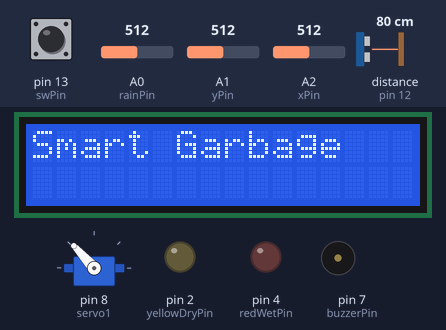
The sketch below on a simulated Arduino Uno, built with avr-gcc and run on an emulated ATmega328P. On the bench: servo, 16×2 character LCD, output pins drawn as LEDs (lit = HIGH), buzzer (waves = sounding, pin HIGH). Wiring (inferred from the names in the program): ultrasonic range finder: trigger pin 11; echo pin 12. The inputs (shaded band) are chosen by the test bench; at power-on: distance to the obstacle (sensor on pin 12) 80 cm, pin 13 (swPin) HIGH, A2 (xPin) = 512, A1 (yPin) = 512, A0 (rainPin) = 512. The echo pulse lasts 58.3 µs per cm; pins used as bus, display or sensor lines are not drawn; what the sketch prints to the serial monitor is not drawn.

Above: at 1.2 s.
1.3 s: distance to the obstacle (sensor on pin 12) set to 23 cm
4.0 s: distance to the obstacle (sensor on pin 12) set to 18 cm
At 5.2 s:
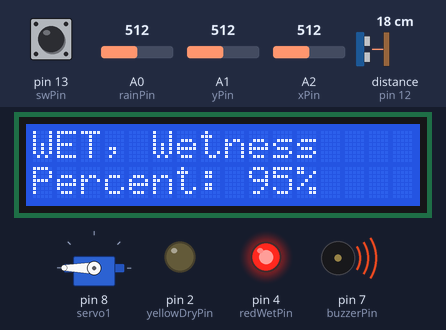
At 5.7 s:
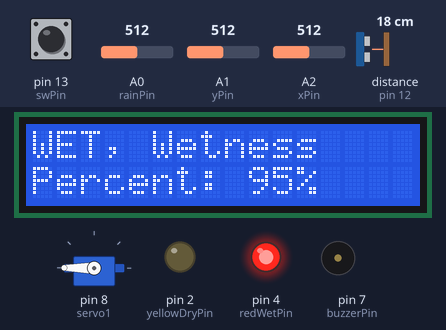
8.1 s: pin 13 (swPin) pulled LOW for 1 s
At 9.6 s:
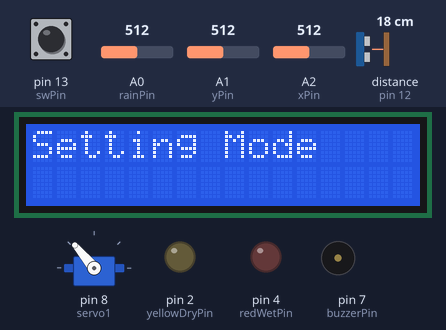
At 11.9 s:
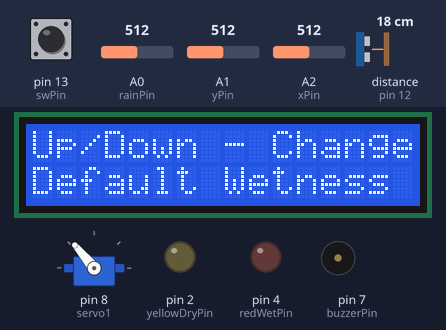
13.2 s: A2 (xPin) set to 883
17.1 s: A2 (xPin) set to 917
18.7 s: A1 (yPin) set to 208
22.8 s: A1 (yPin) set to 187
Timing chart, 0 to 25.3 s (numbered marks = the images above; inputs shaded):
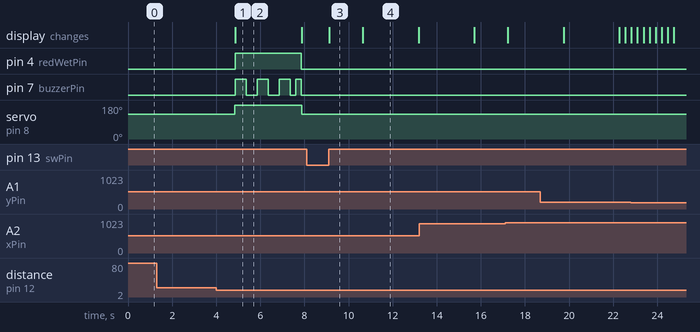

The sketch:

IoT_Project.ino
```cpp
#include <Servo.h>
#include <LiquidCrystal_I2C.h>

Servo servo1;

LiquidCrystal_I2C lcd(0x27, 16, 2);

// --- Ultrasonic Sensor Pins (For detecting garbage) ---
const int trigPin = 11;
const int echoPin = 12;
const int buzzerPin = 7;
const int yellowDryPin = 2;
const int redWetPin = 4;
long duration;
int distance = 0;

// --- Rain Sensor Pin (For detecting wetness) ---
// Connect the ANALOG (A0, A1, etc.) pin from your sensor module
const int rainPin = A0;
int rainValue = 0;      // Stores the raw analog reading (0-1023)
int wetnessPercent = 0; // Stores the calculated percentage (0-100%)
int defaultWetnessPercnetage = 1;
int defaultDistanceCM = 20;

const int swPin = 13;  // Digital pin for the switch
const int xPin = A2;  // Analog pin for X-axis
const int yPin = A1;  // Analog pin for Y-axis

// --- !!! IMPORTANT CALIBRATION REQUIRED !!! ---
// You MUST change these values by testing your new rain sensor!
// Follow the instructions in the guide to find these numbers.
//
// 1. Run this code, open the Serial Monitor (9600 baud).
// 2. See the "Raw Rain Value" when the sensor is COMPLETELY DRY.
//    That is your 'RAIN_SENSOR_DRY_VAL'. (Probably 900-1023).
// 3. Put a few drops of water on the sensor. See the value drop.
//    The lowest value you see is your 'RAIN_SENSOR_WET_VAL'. (Probably 200-500).

const int RAIN_SENSOR_DRY_VAL = 1023; // EXAMPLE VALUE. Change this!
const int RAIN_SENSOR_WET_VAL = 485; // EXAMPLE VALUE. Change this!


// --- Logic & Servo Settings ---
// If the calculated "wetness" is above this percentage,
// it will be sorted as WET waste.
const int WET_WASTE_THRESHOLD_PERCENT = 1;

// The distance (in cm) that triggers the sensor.
// If garbage is closer than this, the sorter activates.


void setup() {
  Serial.begin(9600);
  pinMode(trigPin, OUTPUT);
  pinMode(echoPin, INPUT);

  pinMode(buzzerPin, OUTPUT);

  pinMode(yellowDryPin, OUTPUT);
  pinMode(redWetPin, OUTPUT);

  pinMode(swPin, INPUT_PULLUP);

  servo1.attach(8);
  servo1.write(132); // Start the servo in the neutral (90-degree) position
  Serial.println("Smart Garbage Sorter (Rain Sensor Mod)");
  Serial.println("---");
  Serial.println("Waiting for garbage...");

  lcd.init();
  // Turn on the backlight
  lcd.backlight();
  // Set the cursor to the first column (0) and first row (0)
  lcd.setCursor(0, 0);
  // Print "Hello, World!" on the first line
  lcd.print("Smart Garbage");
}

void loop() {
  // --- 1. CHECK FOR GARBAGE (Ultrasonic Sensor) ---

  // Clear the distance from the last loop
  distance = 0;


  int xValue = analogRead(xPin);
  int yValue = analogRead(yPin);
  int swValue = digitalRead(swPin);


// 1. Check if the button is pressed to ENTER settings
if (swValue == 0) {
  delay(50); // Simple debounce

  // 2. Wait for the user to RELEASE the button
  //    This prevents you from immediately exiting the menu.
  while (digitalRead(swPin) == 0) {
    // Do nothing, just wait for release
    delay(10);
  }

  // 3. Use a 'do-while' loop. This always runs at least ONCE.
  do {
    // --- This is your settings menu code ---
    lcd.clear();
    lcd.print("Setting Mode");
    delay(1500);

    lcd.clear();
    lcd.print("Up/Down - Change");
    lcd.setCursor(0, 1);
    lcd.print("Default Wetness");
    delay(2500);
    yValue = analogRead(yPin); // Read value *before* the loop
    while (yValue > 900 || yValue < 200) {
      if (yValue > 900) { // User wants to decrease (Right)
        if (defaultWetnessPercnetage > 0) { // Only allow decreasing if it's ABOVE 10
          defaultWetnessPercnetage--;
        }
      } else if (yValue < 200) { // User wants to increase (Left)
        if (defaultWetnessPercnetage < 100) { // Only allow increasing if it's BELOW 40
          defaultWetnessPercnetage++;
        }
      }
      lcd.clear();
      lcd.print("Default Wetness");
      lcd.setCursor(0, 1);
      lcd.print("Percent: ");
      lcd.print(defaultWetnessPercnetage);
      lcd.print("%");
      delay(250); // Shortened delay for better response

      yValue = analogRead(yPin); // *** CRITICAL: Read value *inside* loop to exit
    }

    lcd.clear();
    lcd.print("R/L - Change");
    lcd.setCursor(0, 1);
    lcd.print("Default Distance");
    delay(2500);
    xValue = analogRead(xPin); // Read value *before* the loop
    while (xValue > 900 || xValue < 200) {
      if (xValue > 900) { // User wants to decrease (Right)
        if (defaultDistanceCM > 10) { // Only allow decreasing if it's ABOVE 10
          defaultDistanceCM--;
        }
      } else if (xValue < 200) { // User wants to increase (Left)
        if (defaultDistanceCM < 40) { // Only allow increasing if it's BELOW 40
          defaultDistanceCM++;
        }
      }
      lcd.clear();
      lcd.print("Default Distance:");
      lcd.setCursor(0, 1);
      lcd.print(defaultDistanceCM);
      lcd.print("CM");
      delay(250); // Shortened delay

      xValue = analogRead(xPin); // *** CRITICAL: Read value *inside* loop to exit
    }

    // 4. Read the switch value again to check if we should EXIT
    swValue = digitalRead(swPin);

  } while (swValue == 1); // 5. Loop *while* the button is NOT pressed (still 1)

  // 6. Wait for the user to release the exit press
  while (digitalRead(swPin) == 0) {
    // Do nothing, just wait for release
    delay(10);
  }

} // End of the main 'if (swValue == 0)' block


  // Take 2 readings and average them to reduce errors
  for (int i = 0; i < 2; i++) {
    // Trigger the ultrasonic ping
    digitalWrite(trigPin, LOW);
    delayMicroseconds(3);
    digitalWrite(trigPin, HIGH);
    delayMicroseconds(3);
    digitalWrite(trigPin, LOW);

    // Read the echo
    duration = pulseIn(echoPin, HIGH);

    // Calculate distance and add it to the total
    // (This is an accumulating average)
    distance = distance + (duration * 0.034 / 2);
    delay(1);
  }
  distance = distance / 2; // Final average distance

  // --- 2. If garbage is detected, CHECK FOR WETNESS (Rain Sensor) ---
  if (distance < defaultDistanceCM && distance > defaultWetnessPercnetage) {
    Serial.print("Object detected at: ");
    Serial.print(distance);
    Serial.println(" cm. Checking wetness...");
    delay(500); // Pause for 1 second to let the object settle

    // Clear the wetness value from the last loop
    wetnessPercent = 0;

    // Take 3 readings and average them
    for (int i = 0; i < 3; i++) {
      rainValue = analogRead(rainPin);
      rainValue = constrain(rainValue, RAIN_SENSOR_WET_VAL, RAIN_SENSOR_DRY_VAL);
      wetnessPercent = (map(rainValue, RAIN_SENSOR_WET_VAL, RAIN_SENSOR_DRY_VAL, 100, 0))+wetnessPercent;
      delay(50);
    }
    wetnessPercent = wetnessPercent / 3; // Final average percentage

    Serial.print("  ==> Wetness Percent: ");
    Serial.print(wetnessPercent);
    Serial.println("%");


    // --- 4. DECIDE and MOVE SERVO ---
    if (wetnessPercent > WET_WASTE_THRESHOLD_PERCENT) {
      Serial.println("  ==> RESULT: WET Waste");
      servo1.write(200); // Move to WET position
      lcd.clear();
      lcd.print("WET, Wetness");
      lcd.setCursor(0, 1);
      lcd.print("Percent: ");
      lcd.print(wetnessPercent);
      lcd.print("%");
      digitalWrite(redWetPin, HIGH);
      digitalWrite(buzzerPin, HIGH);
      delay(500); // Hold for 3 seconds
      digitalWrite(buzzerPin, LOW);
      delay(500); // Hold for 3 seconds
      digitalWrite(buzzerPin, HIGH);
      delay(500); // Hold for 3 seconds
      digitalWrite(buzzerPin, LOW);
      delay(500);
      digitalWrite(buzzerPin, HIGH);
      delay(500); // Hold for 3 seconds
      digitalWrite(buzzerPin, LOW);
      delay(250); // Hold for 3 seconds
      digitalWrite(buzzerPin, HIGH);
      delay(250); // Hold for 3 seconds
      digitalWrite(buzzerPin, LOW);
      digitalWrite(redWetPin, LOW);
    } else {
      Serial.println("  ==> RESULT: Dry Waste");
      servo1.write(70); // Move to DRY position
      lcd.clear();
      lcd.print("DRY, Wetness");
      lcd.setCursor(0, 1);
      lcd.print("Percent: ");
      lcd.print(wetnessPercent);
      lcd.print("%");
      digitalWrite(yellowDryPin, HIGH);
      digitalWrite(buzzerPin, HIGH);
      delay(3000); // Hold for 3 seconds
      digitalWrite(buzzerPin, LOW);
      digitalWrite(yellowDryPin, LOW);
    }

    // After sorting, return to the neutral position
    servo1.write(130);
    Serial.println("---");
    Serial.println("Waiting for garbage...");

  } // end if (garbage detected)

  // Reset values for the next  loop
  distance = 0;
  wetnessPercent = 0;
  lcd.clear();
  lcd.print("Smart Garbage");
  delay(1000); // Wait 1 second before checking again
}
```

Measured:
- the behaviour switches between 21 and 20 cm on distance to the obstacle (sensor on pin 12) (found by bisection; images 0 and 1)
- after the input at 1.3 s, every drawn part: stays the same
- after the input at 4.0 s, pin 4 (redWetPin): LOW → HIGH after 0.86 s, → LOW 3.0 s later; pin 7 (buzzerPin): LOW → HIGH after 0.86 s, → LOW 0.50 s later, → HIGH 0.50 s later, → LOW 0.50 s later, … (8 changes in this stretch); servo on pin 8 (servo1): 132° → 180° after 0.83 s, → 130° 3.0 s later; the display: changes after 0.86 s (image 1)
- after the input at 8.1 s, pin 4 (redWetPin): stays LOW (without the input it goes to HIGH after 1.5 s); pin 7 (buzzerPin): stops changing and stays LOW; servo on pin 8 (servo1): stays 130° (without the input it goes to 180° after 1.4 s); the display: changes after 1.0 s (image 3)
- what the display in image 1 shows lasts 3.0 s, from 4.9 s to 7.9 s
- what the display in image 3 shows lasts 1.6 s, from 9.1 s to 10.7 s
- what the display in image 4 shows lasts 2.5 s, from 10.7 s to 13.2 s
